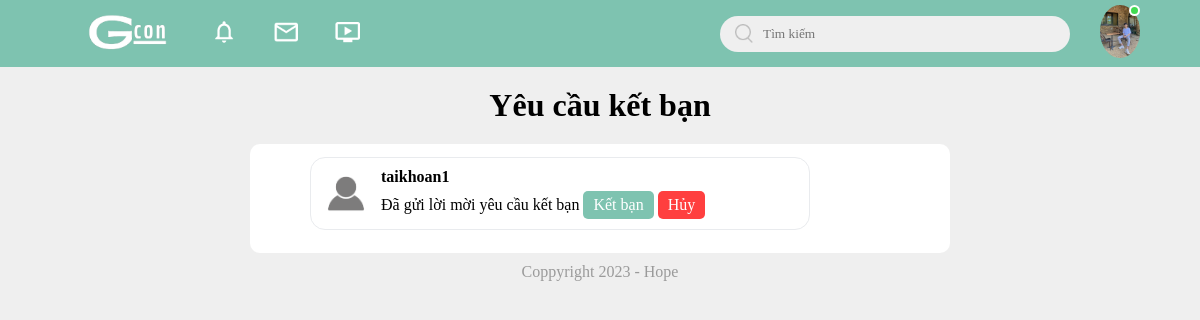
Screenshot of /friend-requests/ (signed in) with the database file from the repository.
### esmart/models.py (models this page shows, shortened)
class UserProfileInfo(models.Model):
    user = models.OneToOneField(User, on_delete=models.CASCADE)
    profile_pic = models.ImageField(upload_to="profile_pic", blank=True)
    bio = models.CharField(max_length=255, blank=True, default="")

class FriendRequest(models.Model):
    sender = models.ForeignKey(
        User, related_name="friend_requests_sent", on_delete=models.CASCADE
    )
    receiver = models.ForeignKey(
        User, related_name="friend_requests_received", on_delete=models.CASCADE
    )
    created_at = models.DateTimeField(auto_now_add=True)
    accepted = models.BooleanField(default=False)

### esmart/views.py (the view)
# urls.py: path("friend-requests/", views.friend_requests_list, name="friend-requests"),
@login_required(login_url="login")
def friend_requests_list(request):
    friend_requests = FriendRequest.objects.filter(
        receiver=request.user, accepted=False
    )
    return render(
        request,
        "auth/friend/friend_requests.html",
        {"friend_requests": friend_requests, "MEDIA_URL": settings.MEDIA_URL},
    )

### esmart/templates/auth/friend/friend_requests.html (shortened to what this page needs)
{% extends 'wsite/base.html' %}
{% load static %}
{% block content %}
<h1 style="text-align: center; margin:20px 0;">Yêu cầu kết bạn</h1>
    <div class="container">
      {% if  friend_requests%}
      {% for data in friend_requests %}
      <div class="card">
        <img src="{{ MEDIA_URL }}{{ data.sender.userprofileinfo.profile_pic }}" alt="Avatar" class="avatar">
          <div class="card-content">
            <h4 class="name">{{data.sender}}</h4> <spam>Đã gửi lời mời yêu cầu kết bạn</spam>
            <a href="{% url "accept-friend-request" data.id %}"class="btn">Kết bạn</a>
            <a href="{% url "decline-request" data.id %}"class="btn">Hủy</a>
          </div>
      </div>
      {% endfor %}
      {% else %}
      <span style="margin-left: 180px;">
        Bạn không có yêu cầu kết bạn nào
      </span>
      {% endif %}
    </div>
{% endblock %}

### esmart/templates/wsite/setting.html (shortened to what this page needs)
{% load static %}
<div class="nav-user-icon online" onclick="SettingMenuToggle()">
    <img src="{{MEDIA_URL}}{{user.userprofileinfo.profile_pic}}" alt="">
</div>
</div>

### esmart/static/css/style.css (style rules this page uses)
* { margin: 0; padding: 0; font-family: 'poppins', 'sans-serif'; box-sizing: border-box; }
:root { --ef: #efefef; --6f2: #1876f2; --62: #626262; --9a: #9a9a9a; --ff: #fff; }
body { background: var(--ef); transition: background 0.3s; }
.nav-user-icon img { width: 40px; border-radius: 50%; cursor: pointer; }
.nav-user-icon { margin-left: 30px; }
.online { position: relative; }
.online::after { content: ''; width: 7px; height: 7px; border: 2px solid #fff; border-radius: 50px; background: #41db51; position: absolute; top: 0; right: 0; }
.container { display: flex; justify-content: space-between; padding: 13px 5%; }

### esmart/templates/auth/friend/friend_requests.html (style rules this page uses)
.container { width: 700px; margin: 0 auto; background: #FFF; display: flex; flex-wrap: wrap; border-radius: 10px; }
.card { display: flex; align-items: center; background-color: #ffffff; border: 1px solid #e9ebee; padding: 10px; margin-bottom: 10px; width: 500px; border-radius: 15px; }
.avatar { width: 50px; height: 50px; border-radius: 50%; margin-right: 10px; }
.card-content { flex-grow: 1; }
.name { font-size: 16px; font-weight: bold; margin-bottom: 5px; }
.btn { display: inline-block; padding: 5px 10px; background-color: #7ec3b0; color: #ffffff; text-decoration: none; border-radius: 5px; }
.btn:last-child { display: inline-block; padding: 5px 10px; background-color: #ff3f3f; color: #ffffff; text-decoration: none; border-radius: 5px; }

### rows the page displays
FriendRequest: sender.userprofileinfo.profile_pic (picture), sender "taikhoan1"
